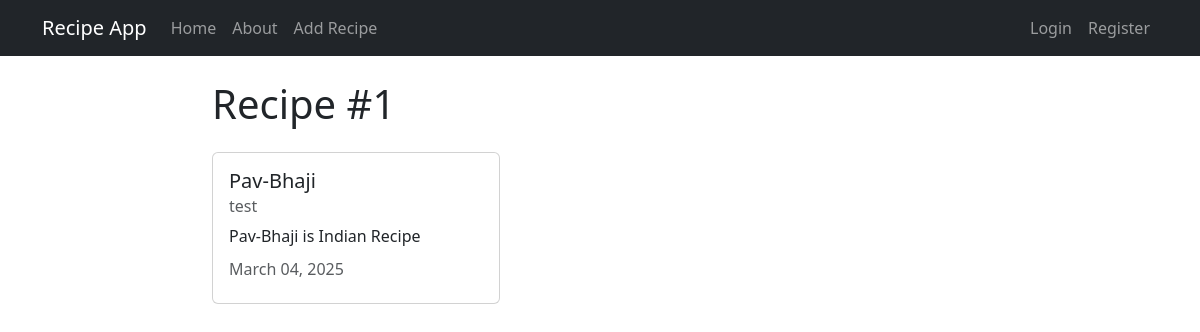
/recipe/1/, run on an earlier commit of the app's database.
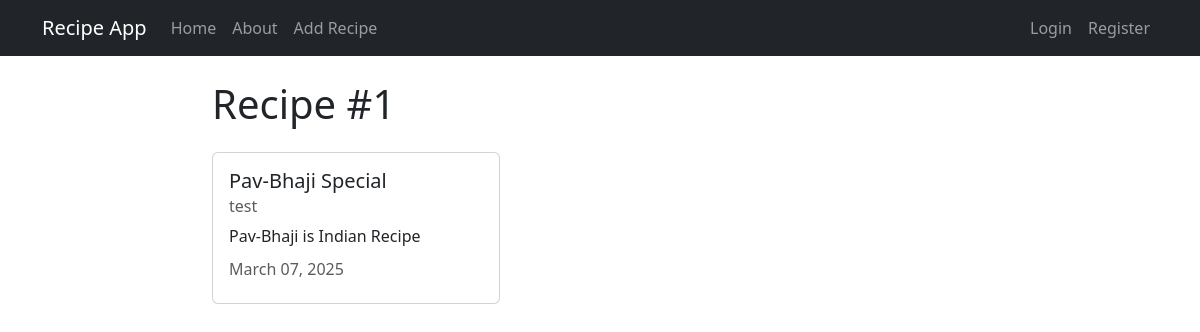
And on a later commit of the database.
### recipes/models.py (models this page shows, shortened)
class Recipe(models.Model):
    title=models.CharField(max_length=100)
    description=models.TextField()
    author=models.ForeignKey(User,on_delete=models.CASCADE)
    created_at=models.DateTimeField(auto_now_add=True)
    updated_at=models.DateTimeField(auto_now=True)

### recipes/views.py (the view)
# urls.py: path('recipe/<int:pk>/',views.RecipeDetailView.as_view(),name="recipes-detail"),
class RecipeDetailView(DetailView):
    model=models.Recipe

### recipes/templates/recipes/recipe_detail.html (shortened to what this page needs)
{% extends 'recipes/base.html'%}
{% block content%}
    <h1>Recipe #{{object.id}}</h1>
       <div class="card my-4" style="width: 18rem;">
        <div class="card-body">
          <h5 class="card-title">{{object.title}}</h5>
          <h6 class="card-subtitle mb-2 text-body-secondary">{{object.author}}</h6>
          <p class="card-text">{{object.description}}</p>
          <h6 class="card-subtitle mb-2 text-body-secondary">{{object.updated_at | date:"F d, Y"}}</h6>
        </div>
      </div>
{%endblock content%}

What changed in the data, as far as the page shows it:
changed Recipe "Pav-Bhaji is Indian Recipe": title "Pav-Bhaji" → "Pav-Bhaji Special"; updated_at "March 04, 2025" → "March 07, 2025"
